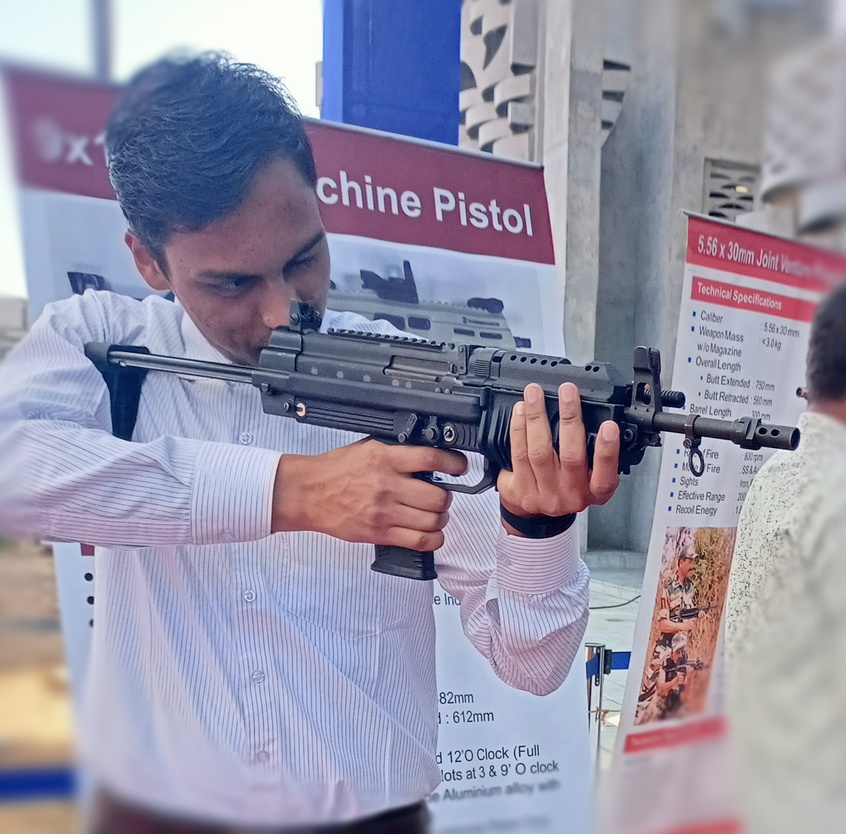
%> input picture Harish_agarwal_Gun.jpg, 846 x 834 px, shrunk from 1773 x 1746 before the run
$ octave Gaussian_low_pass.m   (GNU Octave 9; MATLAB toolbox functions it lacks are replaced by stand-ins)
%> lines starting %> are read from the running program, lines starting %| are printed output that depends on the picture
% read an image
img = imread('Harish_agarwal_Gun.jpg');
%> img is the input picture: size 834x846x3 uint8; mean R, G, B 149.5, 146.5, 167

% convert image to grayscale
img_gray = rgb2gray(img);
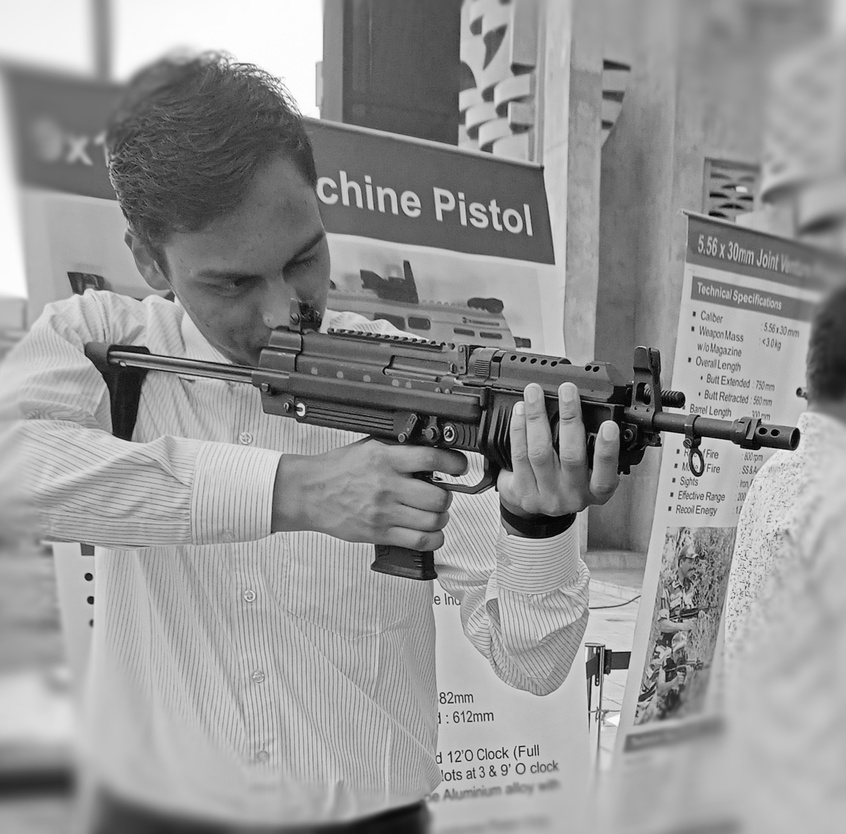
%> img_gray: size 834x846 uint8; min 1, max 255, mean 149.7

% get the size of the image
[rows, cols] = size(img_gray);
%> rows = 834; cols = 846

% create a gaussian filter
sigma = 20; % standard deviation
[X, Y] = meshgrid(1:cols, 1:rows);
D = sqrt((X - cols/2).^2 + (Y - rows/2).^2);
H = exp(-(D.^2)/(2*sigma^2));

% perform frequency domain filtering
img_fft = fft2(img_gray);
img_fft_filtered = img_fft .* H;
img_filtered = ifft2(img_fft_filtered);

% display original and filtered image
subplot(1,2,1);
imshow(img_gray);
title('Original Image');
subplot(1,2,2);
imshow(img_filtered);
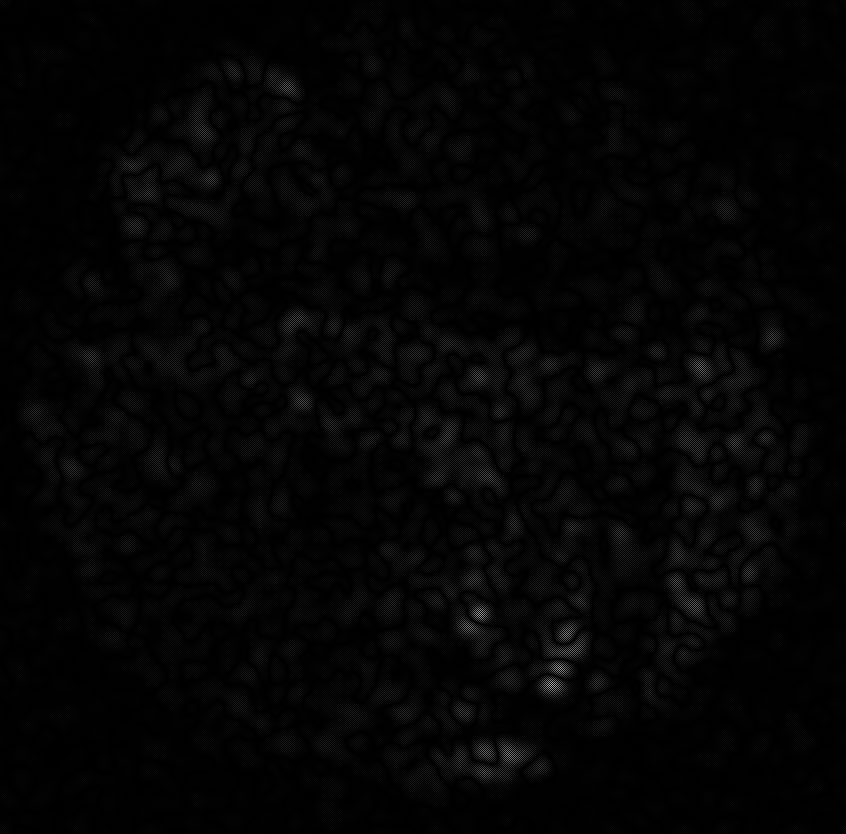
%> displayed picture: size 834x846, on the screen's scale of 0 to 255; min 0, max 174, mean 4.2
title('Filtered Image');

$ run again, with rishi.jpg copied over Harish_agarwal_Gun.jpg
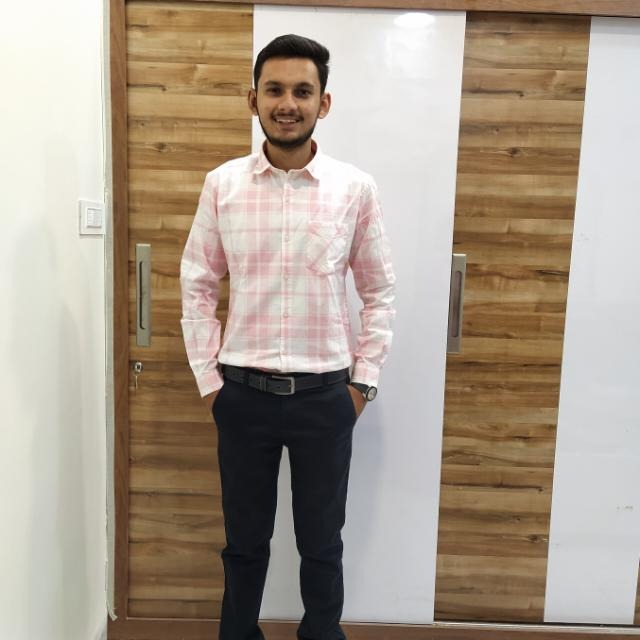
%> input picture rishi.jpg, 640 x 640 px
%> img is the input picture: size 640x640x3 uint8; mean R, G, B 169.6, 156.1, 140.8
%> `img_gray = rgb2gray(img);`:
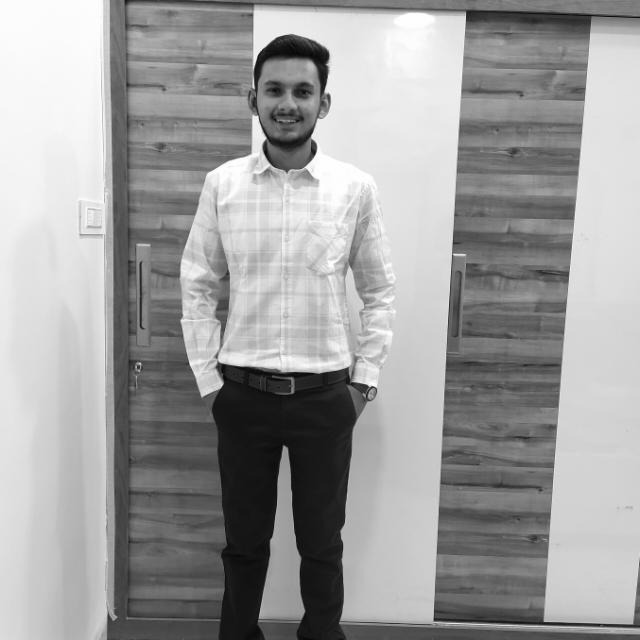
%> img_gray: size 640x640 uint8; min 3, max 255, mean 158.4
%> `imshow(img_filtered);`:
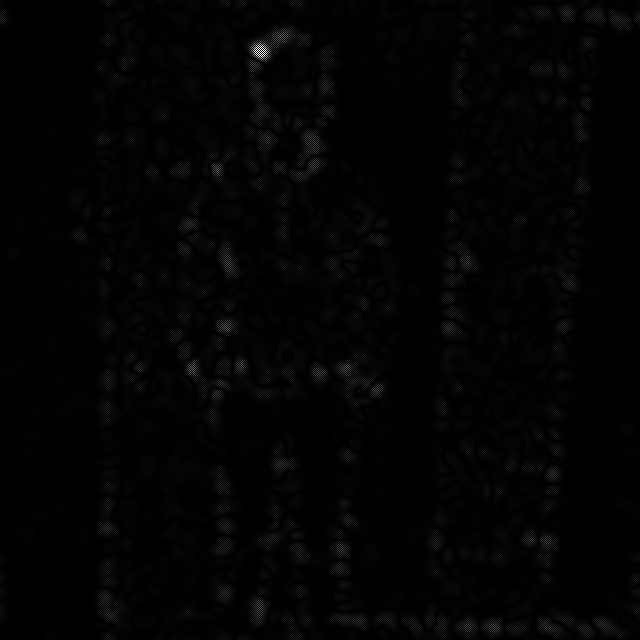
%> displayed picture: size 640x640, on the screen's scale of 0 to 255; min 0, max 255, mean 3
